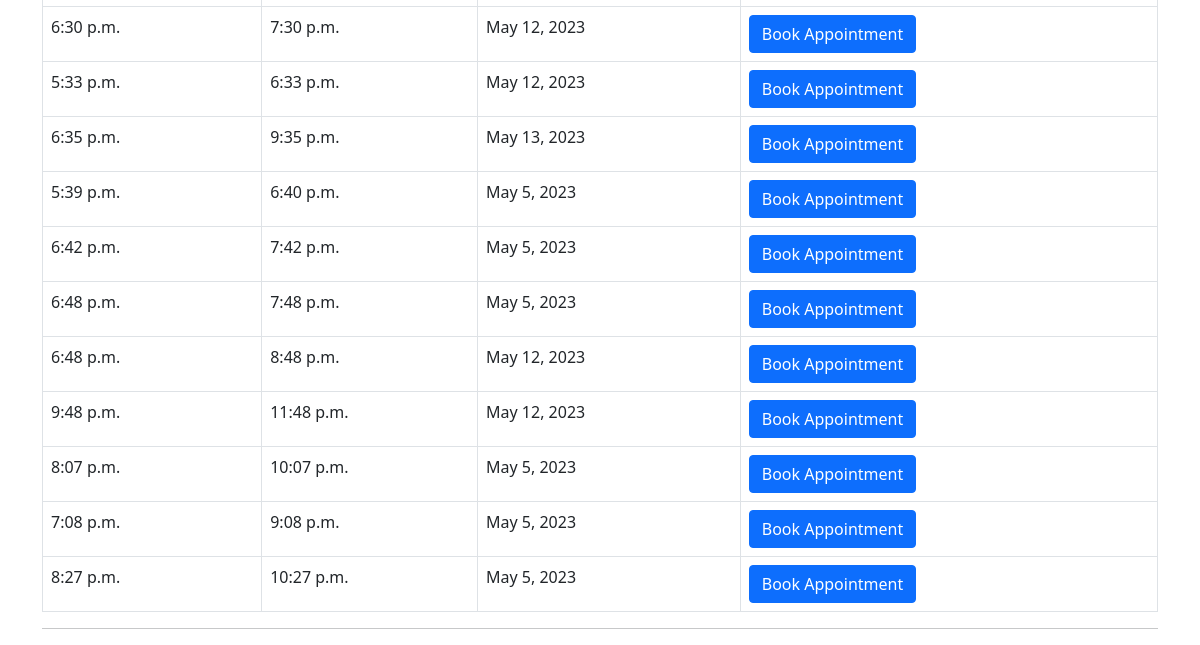
The app's page /Schedules_user (signed in, lower part), older data.
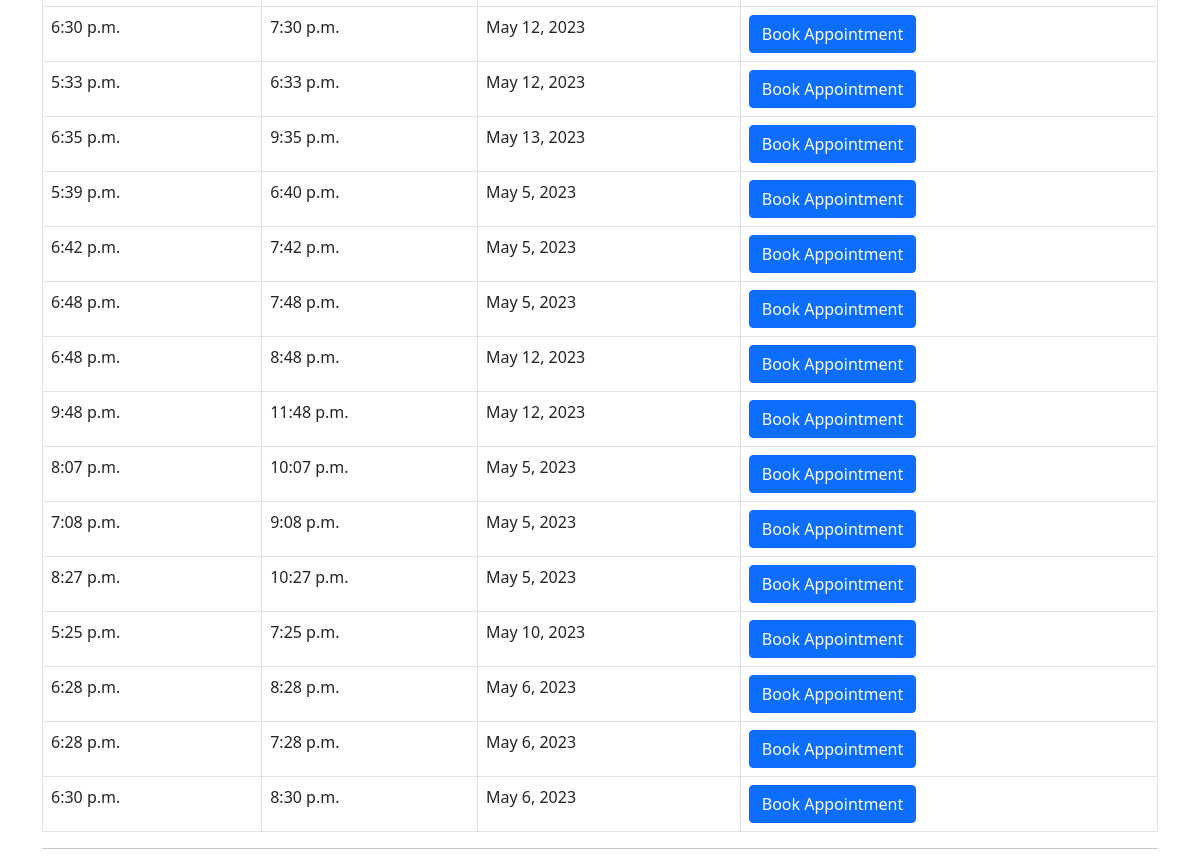
The same page, newer data.
### car_app/models.py (models this page shows)
class AppointmentSchedule(models.Model):
    date = models.DateField()
    start_time = models.TimeField()
    end_time = models.TimeField()
    is_active = models.BooleanField(default=True)

### car_app/user_views.py (the view)
# urls.py: path("Schedules_user",user_views.Schedules_user.as_view(),name='Schedules_user'),
class Schedules_user(LoginRequiredMixin,ListView):
    login_url = 'home'
    redirect_field_name = 'home'
    raise_exception = True
    def get(self,request):
        data = AppointmentSchedule.objects.filter(is_active = True)
        return render(request,'user/user_schedule.html',{'data':data})

### car/templates/user/user_schedule.html (shortened to what this page needs)
{% extends 'user/base_a.html'%}
{% block content %}
<table class="table table-bordered">
    <tbody>
        {% for i in data %}
        <tr>
            <td>{{ i.start_time }}</td>
            <td>{{ i.end_time }}</td>
            <td>{{ i.date }}</td>
            <td>
<button type="button" class="btn btn-primary" data-toggle="modal" data-target="#appointmentModal">
    Book Appointment
  </button></td>
        {% endfor %}
    </tbody>
</table>
{% endblock %}

### car/templates/user/base_a.html (shortened to what this page needs)
<!DOCTYPE html>
<html lang="en">
<head>
{% load static %}
<link rel="stylesheet" type="text/css" href="https://cdn.jsdelivr.net/npm/bootstrap@5.0.2/dist/css/bootstrap.min.css"/>
</head>
<body>
    <div class="container">
        <main>
            {% block content %}
            {% endblock %}
        </main>
        <hr>
    </div>
</body>
</html>

Row changes from the older to the newer data that the page shows:
added AppointmentSchedule: start_time "5:25 p.m.", end_time "7:25 p.m.", date "May 10, 2023"
added AppointmentSchedule: start_time "6:28 p.m.", end_time "8:28 p.m.", date "May 6, 2023"
added AppointmentSchedule: start_time "6:28 p.m.", end_time "7:28 p.m.", date "May 6, 2023"
added AppointmentSchedule: start_time "6:30 p.m.", end_time "8:30 p.m.", date "May 6, 2023"
